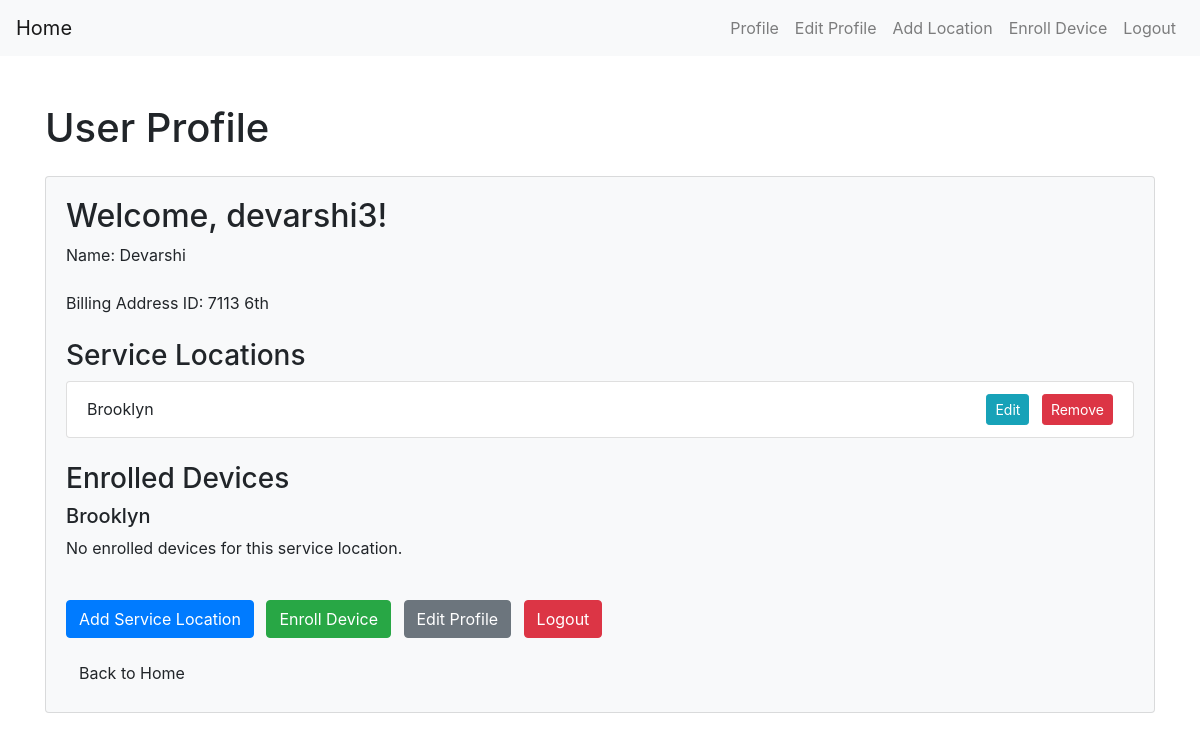
Screenshot of /profile (signed in) with the database file from the repository.
### app.py (models this page shows)
class User(db.Model):
    id = db.Column(db.Integer, primary_key=True)
    username = db.Column(db.String(50), unique=True, nullable=False)
    password = db.Column(db.String(60), nullable=False)
    name = db.Column(db.String(100), nullable=True)  # Add this line for the name field
    billing_address_id = db.Column(db.Integer, nullable=True)  # Add this line for the billing_address_id field
    service_locations = db.relationship('ServiceLocation', backref='user', lazy=True)

class ServiceLocation(db.Model):
    id = db.Column(db.Integer, primary_key=True)
    user_id = db.Column(db.Integer, db.ForeignKey('user.id'), nullable=False)
    address = db.Column(db.String(255), nullable=False)
    unit_number = db.Column(db.String(20), nullable=True)
    square_footage = db.Column(db.Integer, nullable=True)
    bedrooms = db.Column(db.Integer, nullable=True)
    occupants = db.Column(db.Integer, nullable=True)

### app.py (the view)
@app.route('/profile')
def profile():
    if 'user_id' in session:
        user = User.query.get(session['user_id'])
        return render_template('profile.html', user=user)
    else:
        return redirect(url_for('login'))

### templates/profile.html
{% extends 'base.html' %}
{% block content %}
    <div class="container mt-5">
        <h1 class="mb-4">User Profile</h1>
        <div class="card bg-light">
            <div class="card-body">
                <h2>Welcome, {{ user.username }}!</h2>
                <p class="mb-4">Name: {{ user.name }}</p>
                <p class="mb-4">Billing Address ID: {{ user.billing_address_id }}</p>
                <h3>Service Locations</h3>
                {% if user.service_locations %}
                    <ul class="list-group mb-4">
                        {% for service_location in user.service_locations %}
                            <li class="list-group-item d-flex justify-content-between align-items-center">
                                {{ service_location.address }}
                                <span>
                                    <a href="{{ url_for('edit_service_location', location_id=service_location.id) }}" class="btn btn-info btn-sm mr-2">Edit</a>
                                    <a href="{{ url_for('remove_service_location', location_id=service_location.id) }}" class="btn btn-danger btn-sm">Remove</a>
                                </span>
                            </li>
                        {% endfor %}
                    </ul>
                {% else %}
                    <p>No service locations found.</p>
                {% endif %}
                <h3>Enrolled Devices</h3>
                {% if user.service_locations %}
                    <ul class="list-group mb-4">
                        {% for service_location in user.service_locations %}
                            <h5>{{ service_location.address }}</h5>
                            {% if service_location.enrolled_devices %}
                                <ul class="list-group">
                                    {% for enrolled_device in service_location.enrolled_devices %}
                                        <li class="list-group-item d-flex justify-content-between align-items-center">
                                            Device: {{ enrolled_device.device_model.type }} - {{ enrolled_device.device_model.model_number }}
                                            <span>
                                                <a href="#" class="btn btn-info btn-sm mr-2">View Details</a>
                                                <a href="{{ url_for('remove_enrolled_device', device_id=enrolled_device.id) }}" class="btn btn-danger btn-sm">Remove</a>
                                            </span>
                                        </li>
                                    {% endfor %}
                                </ul>
                            {% else %}
                                <p>No enrolled devices for this service location.</p>
                            {% endif %}
                        {% endfor %}
                    </ul>
                {% else %}
                    <p>No service locations found.</p>
                {% endif %}
                <div class="mb-3">
                    <a href="{{ url_for('add_service_location') }}" class="btn btn-primary mr-2">Add Service Location</a>
                    <a href="{{ url_for('enroll_device') }}" class="btn btn-success mr-2">Enroll Device</a>
                    <a href="{{ url_for('edit_profile') }}" class="btn btn-secondary mr-2">Edit Profile</a>
                    <a href="{{ url_for('logout') }}" class="btn btn-danger">Logout</a>
                </div>
                <a href="{{ url_for('index') }}" class="btn btn-light">Back to Home</a>
            </div>
        </div>
    </div>
{% endblock %}

### rows the page displays
User: username "devarshi3", name "Devarshi", billing_address_id "7113 6th"
ServiceLocation: address "Brooklyn"
